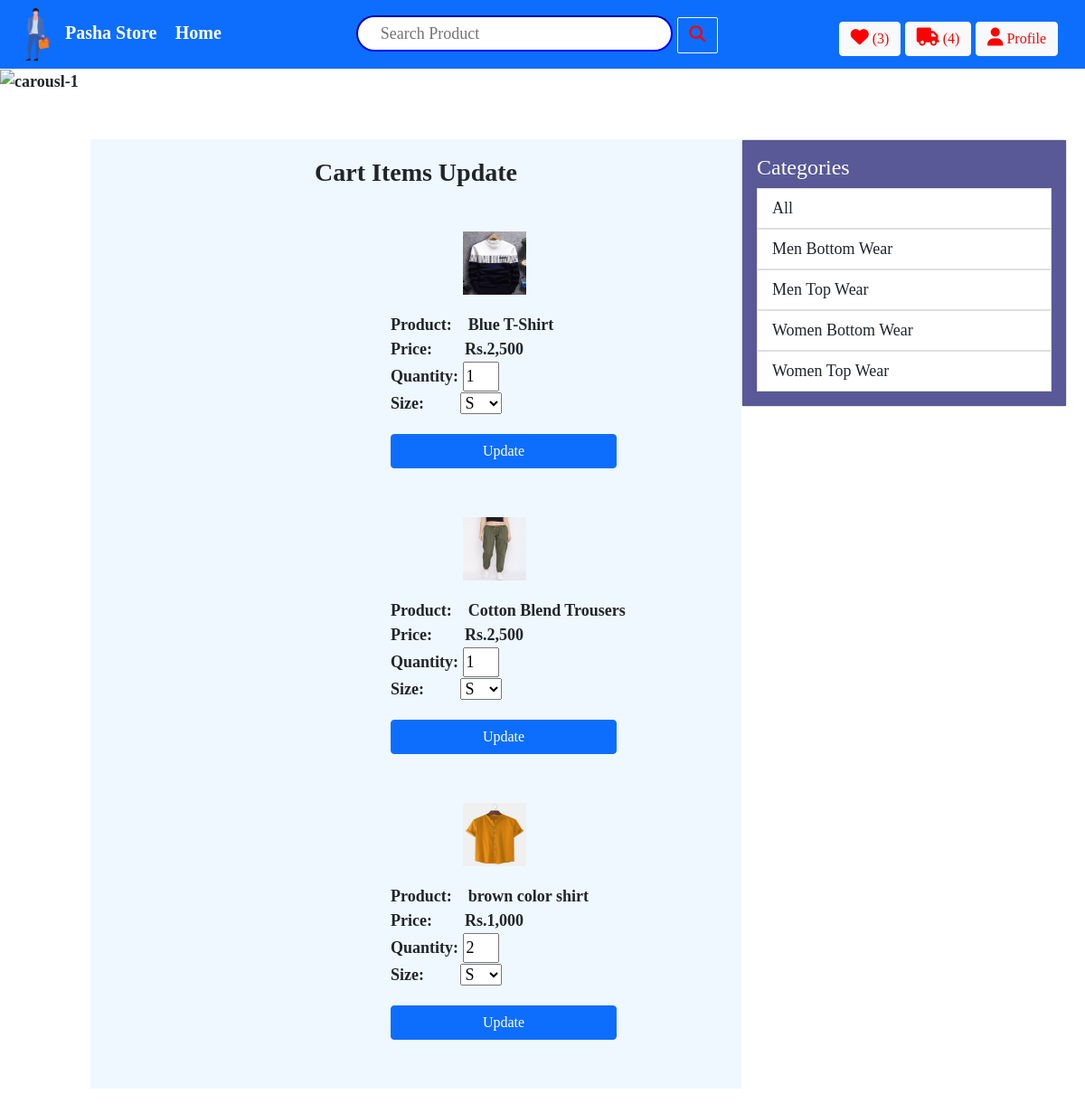
The page /cart_update/ (signed in) on the database its author committed.
### store/models.py (models this page shows, shortened)
class Category(models.Model):
    name = models.CharField(max_length=200)
    slug = models.SlugField(max_length=200)
    class Meta:
        ordering = ('name',)

class Cart(models.Model):
    SIZE_STATUS = (('s', 'S'),
                   ('m', 'M'),
                   ('l', 'L'),
                   ('xl', 'XL'))
    customer = models.ForeignKey(User, on_delete=models.CASCADE)
    product = models.ForeignKey(Product, on_delete=models.CASCADE)
    quantity = models.PositiveIntegerField(default=1)
    size = models.CharField(max_length=5, choices=SIZE_STATUS, default='s')
    total = models.PositiveIntegerField(blank=True,null=True)

class Product(models.Model):
    category = models.ForeignKey(Category,related_name='products',on_delete=models.CASCADE)
    name = models.CharField(max_length=200)
    slug = models.SlugField(max_length=200)
    image = models.ImageField(upload_to='products/',blank=True)
    description = models.TextField(blank=True)
    price = models.IntegerField(null=True,blank=True)
    available = models.BooleanField(default=True)
    created = models.DateTimeField(auto_now_add=True)
    updated = models.DateTimeField(auto_now=True)
    class Meta:
        ordering = ('name',)

### store/views.py (the view, shortened to what this page needs)
# urls.py: path("cart_update/", views.store_cart_items_update, name="cart_update"),
def store_cart_items_update(request):
    categories = Category.objects.all()
    carts = Cart.objects.filter(customer__id=get_current_user(request))
    return render(request, "store/cart_update.html",{"carts":carts,"categories":categories})

### store/templatetags/custom_filters.py (called while the page is built)
@register.filter(name="cart_count")
def cart_count_filter(value):
    return Cart.objects.filter(customer__id=value).count()

@register.filter(name="ordered_count")
def ordered_count_filter(value):
    return OrderItem.objects.filter(order__customer__id=value).count()

### store/views.py (called while the page is built)
def get_current_user(request):
    try:
        user = User.objects.get(id=request.user.id)
    except ObjectDoesNotExist:
        return None
    return user.id

### templates/store/cart_update.html (shortened to what this page needs)
<!DOCTYPE html>
{% extends 'store/base.html' %}
{% load static %}
{% load humanize %}
{% block css %}<link rel="stylesheet" href="{% static 'css/cart_update.css' %}">{% endblock css %}
{% block content %}
<div class="category">
  <div class="card">
    <div class="card-body">
      <h4>Categories</h4>
      <ul class="list-group list-group-flush">
        <a href="/store" style="text-decoration:none"><button type="button" class="list-group-item list-group-item-action" aria-current="true">All</button></a>
        {% for category in categories %}
        <a href="/{{category.id}}/category" style="text-decoration:none"><button type="button" class="list-group-item list-group-item-action" aria-current="true">{{category.name|title}}</button></a>
        {% endfor %}
      </ul>
    </div>
  </div>
  </div>
<div class="container">
    <h3 class="text-center">Cart Items Update</h3>
    <div class="items">
        {% for cart in carts %}
        <img src="{{cart.product.image.url}}" style="width:70px;height:70px">
       <div class="data">
        <form method="POST">
           <span>Product:&emsp;{{cart.product.name}}</span><br>
           <span>Price:&emsp;&emsp;Rs.{{cart.product.price|intcomma}}</span><br>
           <span>Quantity:&nbsp;<input type="number" name="quantity" value="{{cart.quantity}}" id="quantity"></span><br>
           <span>Size:&emsp;&emsp;
               <select name="size">
                   <option value="s">S</option>
                   </select>
           </span><br>
        <button type="submit" class="btn btn-primary">Update</button><br>
        </form>
           </div><br><br>
        {% endfor %}
        </div>
    </div><br><br>
{% endblock content %}

### templates/store/base.html (shortened to what this page needs)
<!DOCTYPE html>
{% load static %}
{% load custom_filters %}
<html>
    <head>
        <link rel="stylesheet" href="https://stackpath.bootstrapcdn.com/bootstrap/5.0.0-alpha1/css/bootstrap.min.css">
        <link rel="stylesheet" href="{% static 'css/base.css' %}">
        {% block css %}{% endblock css %}
    </head>
<body>
    <nav class="navbar navbar-expand-lg navbar-dark bg-primary active" id="nav">
		<div class="container-fluid" id="fluid">
			<div class="navbar-header">
				<a class="navbar-brand" href="/store"><img src="{% static 'images/logo.png' %}" style="width:60px;height:60px">Pasha Store</a>
				<a class="navbar-brand" href="{% url 'store' %}">Home</a>
            </div>
			<ul class="nav navbar-nav" id="na">
				<li>
                    <div class="search">
                        <form method="POST" action="/store/">
                            <input type="text" placeholder=" Search Product" name="search">
                            <button type="submit" class="btn btn-outline-light" style="border-radius:2px"><i class="fa fa-search" style="font-size: 18px;color:red"></i></button>
                        </form>
                    </div>
                </li>
			</ul>
			<ul class="nav navbar-nav navbar-right">
                {% if request.user.is_authenticated %}
                <li>
                  <a href="/cart" class="btn btn-outline-light active" style="margin-top:10px;color:red"><i class="fa-solid fa-heart" style="font-size:20px;color:red;"></i>&nbsp;({{request.user.id|cart_count}})</a>
                </li>&nbsp;
                <li>
                  <a href="/ordered_track" class="btn btn-outline-light active" style="margin-top:10px;color:red"><i class="fa-solid fa-truck" style="font-size:20px;color:red"></i>&nbsp;({{request.user.id|ordered_count}})</a>
                </li>&nbsp;
                <li>
                    <a href="/profile" class="btn btn-outline-light active"  style="margin-top:10px;color:red"><i class="fa-solid fa-user" style="font-size:20px;color:red"></i>&nbsp;Profile</a>&emsp;
                </li>
                {% endif %}
			</ul>
		</div>
	</nav>
<div class="main">
    <div id="GFG" class="carousel slide" data-ride="carousel">
            <div class="carousel-inner">
                <div class="carousel-item active">
                    <img src="https://images.pexels.com/photos/5076511/pexels-photo-5076511.jpeg?cs=srgb&dl=pexels-cottonbro-5076511.jpg&fm=jpg" alt="carousl-1">
                </div>
            </div>
            <a class="carousel-control-prev"
                href="#GFG" data-slide="prev">
                <span class="carousel-control-prev-icon">
                </span>
            </a>
            <a class="carousel-control-next"
                href="#GFG" data-slide="next">
                <span class="carousel-control-next-icon">
                </span>
            </a>
        </div>
    </div>
    {% block content %}{% endblock content %}
    </body>
</html>

### static/css/base.css (style rules this page uses)
body { font-family: calibri; font-weight: bold; font-size: large; }
.search { width: 400px; }
.search input { width: 350px; border-width: 2px; height: 40px; border-radius: 20px; padding-left: 20px; border-color: blue; }
.search button { width: 45px; height: 40px; border-radius: 20px; }
.main img { width: 100%; height: 600px; max-width: 100%; }

### static/css/cart_update.css (style rules this page uses)
.container { background-color: aliceblue; width: 60%; margin-top: 50px; margin-left: 100px; }
.container h3 { padding-top: 20px; font-weight: bold; padding-bottom: 20px; }
.container .items { padding-top: 20px; }
.container .items img { width: 50px; height: 50px; margin-left: 400px; }
.container .items .data { padding-left: 320px; padding-top: 20px; }
.container .items .data button { margin-top: 20px; width: 250px; }
.container .items .data span input { width: 40px; }
.category { margin-top: 40px; float: right; width: 30%; padding-top: 10px; margin-right: 20px; }
.category .card .card-body { background-color: rgb(89, 89, 151); color: white; }

### rows shown on the page
Category: name "Men Bottom Wear"
Category: name "Men Top Wear"
Category: name "Women Bottom Wear"
Category: name "Women Top Wear"
Cart: product.image (picture), product.name "Blue T-Shirt", product.price "2,500", quantity "1"
Cart: product.image (picture), product.name "Cotton Blend Trousers", product.price "2,500", quantity "1"
Cart: product.image (picture), product.name "brown color shirt", product.price "1,000", quantity "2"

### other values the page prints
{{ request.user.id|cart_count }} "3"
{{ request.user.id|ordered_count }} "4"
